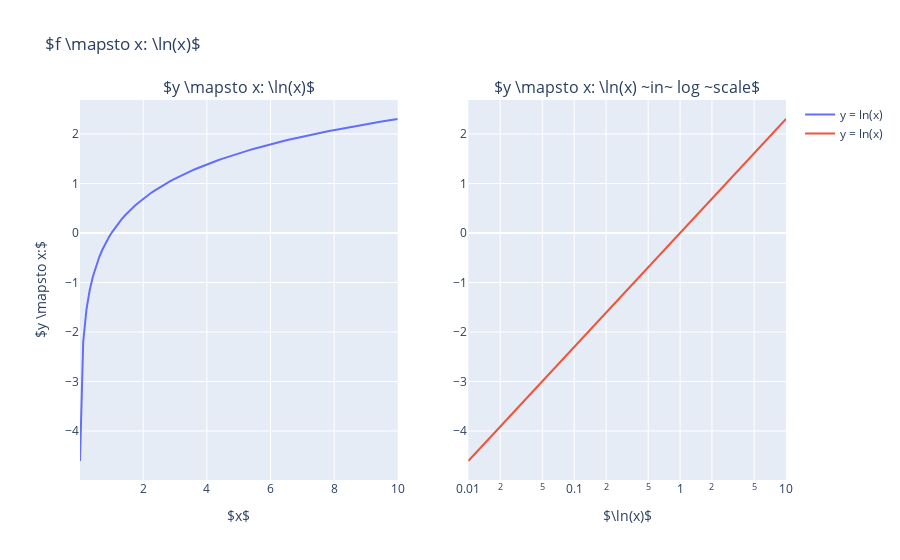

Notebook code for this chart:
### Markdown cell above
## 2.1 $y = \ln(x)$ Plot

### Code cell
x = np.linspace(0.01, 10, 100)
y1 = np.log(x)
y2 = np.log(x)

fig = make_subplots(rows=1, cols=2, subplot_titles=('$y \mapsto x: \ln(x)$', '$y \mapsto x: \ln(x) ~in~ log ~scale$'))

trace1 = go.Scatter(x=x, y=y1, mode='lines', name='y = ln(x)')
trace2 = go.Scatter(x=x, y=y2, mode='lines', name='y = ln(x)')

fig.add_trace(trace1, row=1, col=1)
fig.add_trace(trace2, row=1, col=2)

fig.update_layout(
    title='$f \mapsto x: \ln(x)$',
    yaxis=dict(title='$y \mapsto x:$'),
)

fig.update_xaxes(title='$x$', row=1, col=1)
fig.update_xaxes(type='log', title='$\ln(x)$', row=1, col=2)

fig.show()
